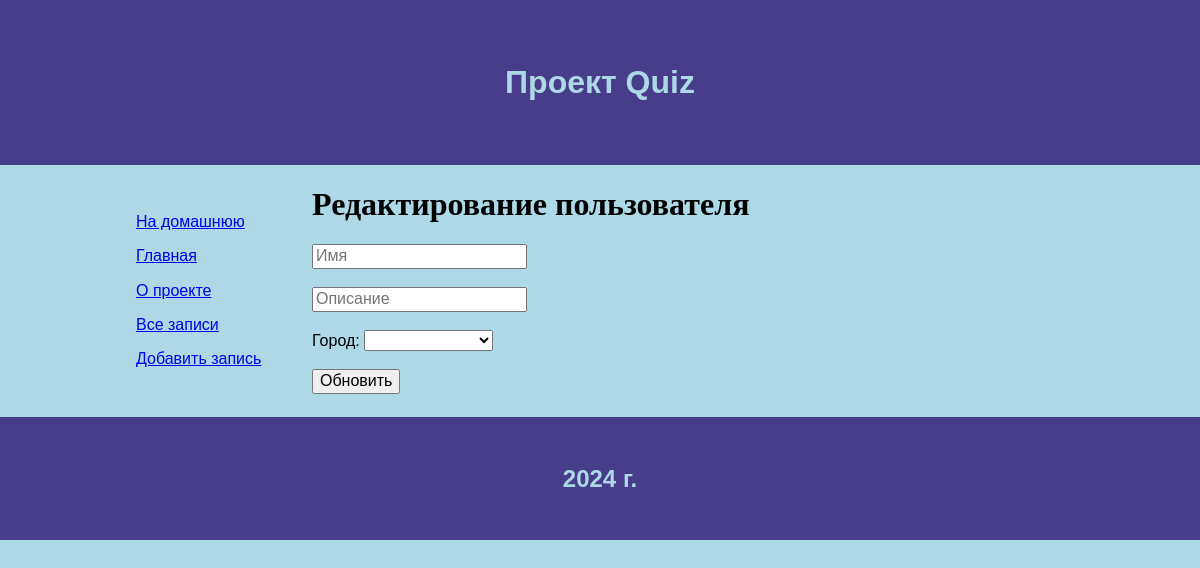
The page /user/6/update on the database as committed earlier.
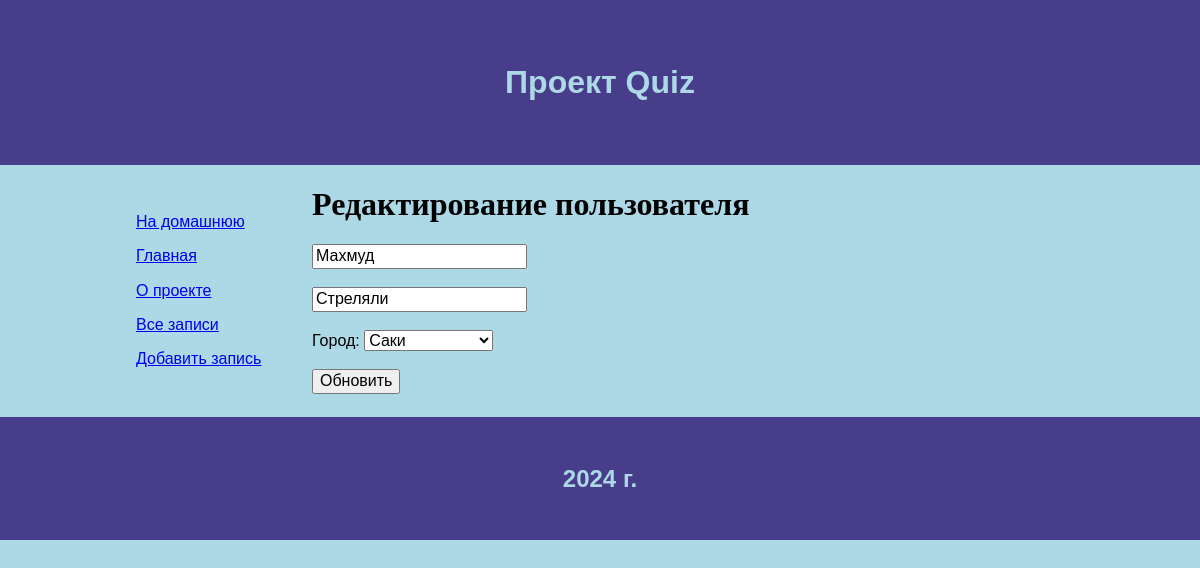
The same page on the database as committed later.
### model/user.py (models this page shows)
class User(db.Model):
    id = db.Column(db.Integer, primary_key=True)
    name = db.Column(db.String(255), nullable=False)
    description = db.Column(db.Text, nullable=True)
    date = db.Column(db.Date, default=datetime.utcnow)
    city_id = db.Column(db.Integer, db.ForeignKey(City.id), nullable=True)

### control.py (the view)
@app.route("/user/<int:id>/update", methods=['GET', 'POST'])
def userUpdate(id):
    user = User.query.get(id)
    if request.method == 'POST':
        user.name = request.form['name']
        user.description = request.form['description']
        user.city_id = request.form['city']
        try:
            db.session.commit()
            return redirect('/user/'+ str(user.id))
        except:
            return 'Возникла ошибка при обновлении записи БД'
    else:
        data = {
            'title': 'Редактирование пользователя',
            'user': user,
            'city': City.query.all()
        }
        return render_template('update.html', data=data)

### templates/update.html (shortened to what this page needs)
{% extends 'base/main.html' %}
{% block content %}
    <h1>{{ data.title }}</h1>
    <form method="post">
        <input type="text" name="name" value="{{data.user.name}}" placeholder="Имя"><br><br>
        <input type="text" name="description" value="{{data.user.description}}" placeholder="Описание"><br><br>
        Город: <select name="city">
            {% for i in data.city %}
                {% if i.id == data.user.city_id %}
                    <option selected value="{{ i.id }}">{{ i.name }}</option>
                {% else %}
                    <option value="{{ i.id }}">{{ i.name }}</option>
                {% endif %}
            {% endfor %}
        </select><br><br>
        <button type="submit">Обновить</button>
    </form>
{% endblock %}

Rows that differ between the two databases and show on the page:
added User: name "Махмуд", description "Стреляли"
Other text that changed with them:
form field city: (not shown) → "Саки"
